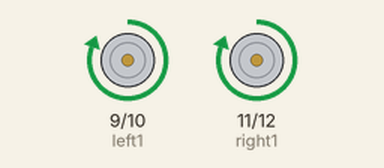
Simulated run of this sketch. Board: Arduino Uno, built with avr-gcc and run on an emulated ATmega328P. On the bench: motor-driver pin pairs drawn as motors (green arrow = first pin HIGH = forward, orange = second pin HIGH = backward, longer = more drive).

Above: at 1.0 s.
At 3.0 s:
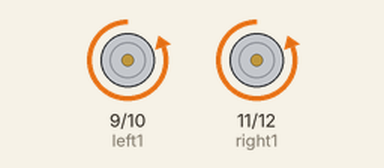
Timing chart, 0 to 5.2 s (numbered marks = the images above):
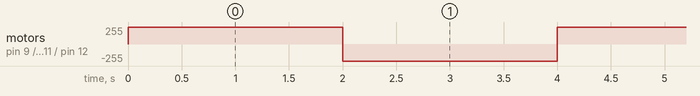

The sketch:

4_DC_Motor_controlling_using_Motor_Driver.ino
```cpp
int left1 = 9;
int left2 = 10;
int right1 = 11;
int right2 = 12;
void setup ()
{
  pinMode(left1, OUTPUT);
  pinMode(left2, OUTPUT);
  pinMode(right1, OUTPUT);
  pinMode(right2, OUTPUT);
}
void loop ()
{
  //to go Forward
  digitalWrite(left1, HIGH);
  digitalWrite(left2, LOW);
  digitalWrite(right1, HIGH);
  digitalWrite(right2, LOW);
  delay(2000);

  //to go Backward
  digitalWrite(left1, LOW);
  digitalWrite(left2, HIGH);
  digitalWrite(right1, LOW);
  digitalWrite(right2, HIGH);
  delay(2000);

}
```

Measured:
- by itself, motor on pin 9 (left1) / pin 10 (left2), motor on pin 11 (right1) / pin 12 (right2): alternates forward 255/255 for 2.0 s and backward 255/255 for 2.0 s
